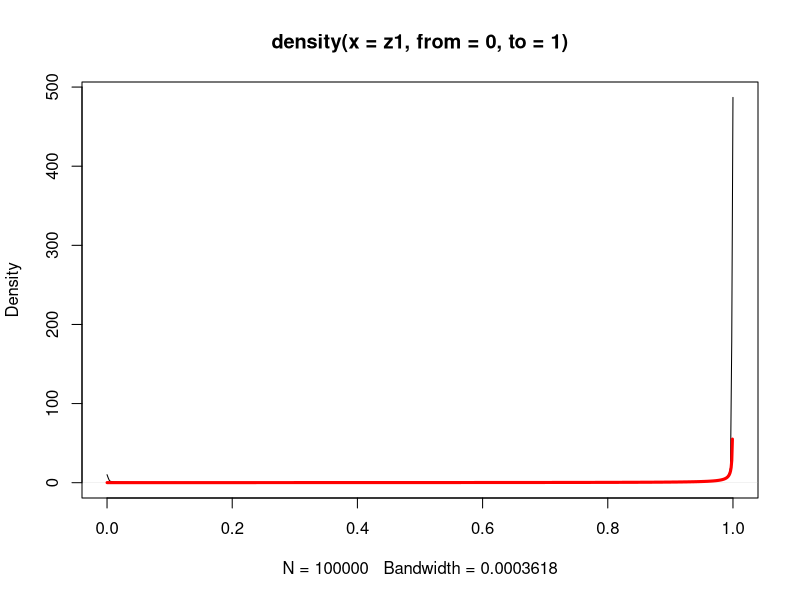

This figure's R source:
rm(list=ls(all=TRUE))
gamma=0.1

expected.fun=function(x){
  pnorm(x)*dnorm(x,mean=mu,sd=sd1)
}
var.fun=function(x){
  ((pnorm(x)-expected)^2)*dnorm(x,mean=mu,sd=sd1)
}

combo=expand.grid(mu=seq(from=0.01,to=5,length.out=100),
                  sd1=seq(from=0.01,to=5,length.out=100))
combo$expected=combo$var1=NA
for (i in 1:nrow(combo)){
  print(i)
  mu=combo$mu[i]
  sd1=combo$sd1[i]
  z=integrate(expected.fun,lower=-100,upper=100,stop.on.error=F)
  expected=z$value
  tmp=integrate(var.fun,lower=-100,upper=100,stop.on.error=F)
  var1=tmp$value
  if (tmp$message!="the integral is probably divergent") combo$var1[i]=var1
  if (z$message!="the integral is probably divergent")   combo$expected[i]=expected
}
expected=1/(1+gamma)
denom=((2+gamma)^2)*(3+gamma)
var1=(1+gamma)/denom

#eliminate NA's
cond=!is.na(combo$expected) & !is.na(combo$var1)
combo1=combo[cond,]

#calculate differences
combo1$diff.exp=abs(combo1$expected-expected)
combo1$diff.var=abs(combo1$var1-var1)
combo1$soma=combo1$diff.exp+combo1$diff.var

#choose set with close mu's 
ind=which(combo1$soma==min(combo1$soma))
combo1[ind,]

#compare distributions
mu=combo1$mu[ind] #5
sd1=combo1$sd1[ind] #3.6391
n=100000
z=rnorm(n,mean=mu,sd=sd1)
z1=pnorm(z)
mean(z1); var(z1)
expected; var1

plot(density(z1,from=0,to=1),type='l')
x=seq(from=0.0001,to=0.9999,by=0.001)
lines(x,dbeta(x,1,gamma),col='red',lwd=3)